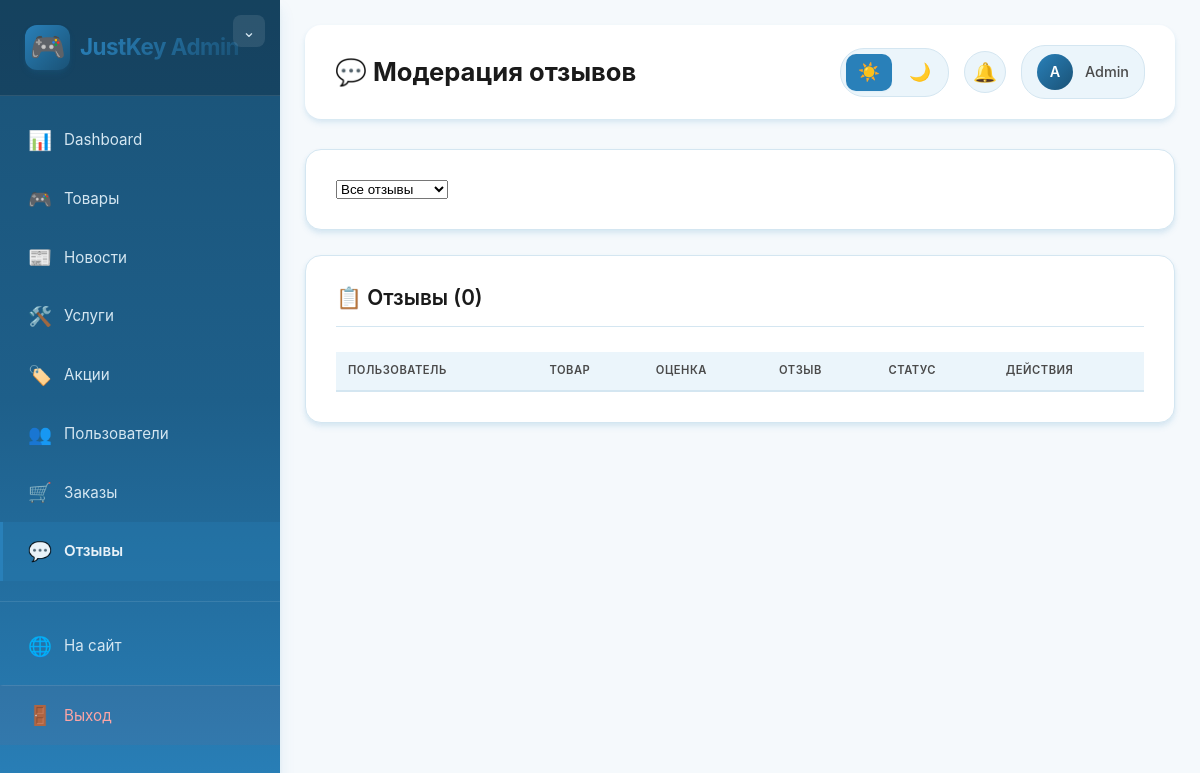
The page /admin/reviews.php (signed in) on the database as committed earlier.
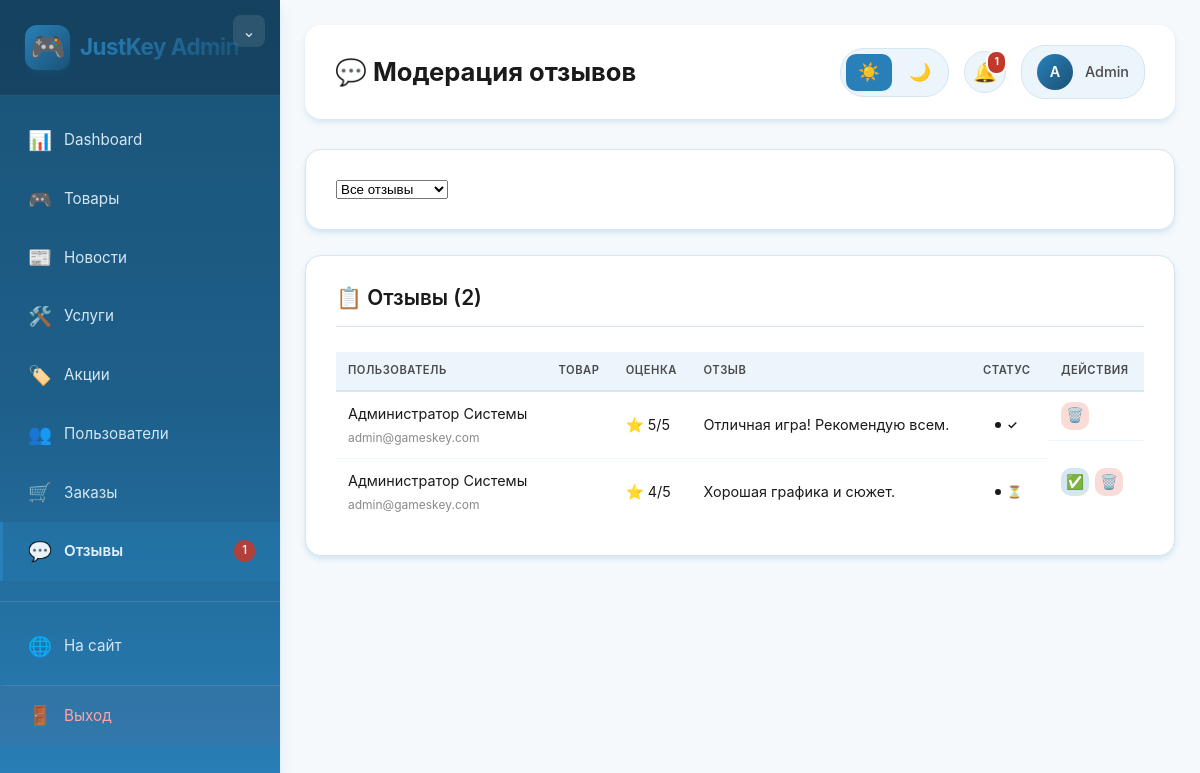
The same page on the database as committed later.
### tables this page shows
CREATE TABLE reviews (
    id INT AUTO_INCREMENT PRIMARY KEY,
    product_id INT NOT NULL,
    user_id INT NOT NULL,
    rating INT NOT NULL CHECK (rating >= 1 AND rating <= 5),
    comment TEXT NOT NULL,
    is_approved BOOLEAN DEFAULT FALSE,
    created_at TIMESTAMP DEFAULT CURRENT_TIMESTAMP,
    FOREIGN KEY (product_id) REFERENCES products(id) ON DELETE CASCADE,
    FOREIGN KEY (user_id) REFERENCES users(id) ON DELETE CASCADE,
    UNIQUE KEY unique_user_product_review (product_id, user_id)
);

CREATE TABLE users (
    id INT AUTO_INCREMENT PRIMARY KEY,
    email VARCHAR(255) UNIQUE NOT NULL,
    login VARCHAR(100) UNIQUE NOT NULL,
    password VARCHAR(255) NOT NULL,
    full_name VARCHAR(255) NOT NULL,
    nickname VARCHAR(100) UNIQUE NOT NULL,
    birth_date DATE NOT NULL,
    gender ENUM('male', 'female', 'other') NOT NULL,
    avatar VARCHAR(255) DEFAULT 'default-avatar.png',
    role ENUM('user', 'admin') DEFAULT 'user',
    created_at TIMESTAMP DEFAULT CURRENT_TIMESTAMP,
    last_login TIMESTAMP NULL,
    is_active BOOLEAN DEFAULT TRUE
);

### admin/reviews.php (the view, shortened to what the changed rows need)
<?php
require_once '../config.php';
$sql = "SELECT r.*, u.email, u.full_name, u.nickname, COALESCE(p.name, 'Товар удален') as product_name FROM reviews r
        JOIN users u ON r.user_id = u.id
        LEFT JOIN products p ON r.product_id = p.id
        WHERE 1";
$sql .= " ORDER BY r.created_at DESC";
$stmt = $pdo->query($sql);
$reviews = $stmt->fetchAll();
?>
<!DOCTYPE html>
<html lang="ru">
<head>
    <link rel="stylesheet" href="../style.css">
    <link rel="stylesheet" href="admin-style.css">
</head>
<body class="admin-body">
    <div class="admin-container">
        <?php include 'includes/sidebar.php'; ?>
        <main class="admin-main">
            <header class="admin-header">
                <h1>💬 Модерация отзывов</h1>
                <?php include 'includes/theme-toggle.php'; ?>
            </header>
            <div class="admin-form">
                <h2>📋 Отзывы (<?= count($reviews) ?>)</h2>
                <table class="admin-table admin-table-compact">
                    <thead>
                        <tr>
                            <th>Пользователь</th>
                            <th>Товар</th>
                            <th>Оценка</th>
                            <th>Отзыв</th>
                            <th>Статус</th>
                            <th>Действия</th>
                        </tr>
                    </thead>
                    <tbody>
                        <?php foreach ($reviews as $review): ?>
                        <tr>
                            <td>
                                <?= htmlspecialchars($review['full_name'] ?? $review['nickname'] ?? $review['email'] ?? 'Клиент') ?><br>
                                <small style="color:var(--text-muted);font-size:0.75rem;"><?= htmlspecialchars($review['email'] ?? '-') ?></small>
                            </td>
                            <td><?= htmlspecialchars($review['product_name'] ?? 'Удален') ?></td>
                            <td>⭐ <?= $review['rating'] ?>/5</td>
                            <td><?= htmlspecialchars(mb_substr($review['comment'], 0, 80)) ?><?= mb_strlen($review['comment']) > 80 ? '...' : '' ?></td>
                            <td>
                                <?php $isApproved = isset($review['is_approved']) && $review['is_approved'] == 1; ?>
                                <span class="status-badge status-badge-<?= $isApproved ? 'active' : 'inactive' ?>">
                                    <?= $isApproved ? '✓' : '⏳' ?>
                                </span>
                            </td>
                            <td class="actions actions-compact">
                                <?php if (!$isApproved): ?>
                                    <form method="POST" style="display:inline;">
                                        <button type="submit" class="btn-icon btn-edit" title="Одобрить">✅</button>
                                    </form>
                                <?php endif; ?>
                                <form method="POST" style="display:inline;" onsubmit="return confirm('Удалить отзыв?')">
                                    <button type="submit" class="btn-icon btn-delete" title="Удалить">🗑️</button>
                                </form>
                            </td>
                        </tr>
                        <?php endforeach; ?>
                    </tbody>
                </table>
            </div>
        </main>
    </div>
</body>
</html>

### admin/includes/sidebar.php (shortened to what the changed rows need)
<nav class="admin-sidebar" id="sidebar">
    <div class="admin-logo">
        <h2><span class="logo-icon">🎮</span> <span class="logo-text">JustKey Admin</span></h2>
    </div>
    <ul class="admin-menu">
        <li>
            <a href="reviews.php" class="<?= basename($_SERVER['PHP_SELF']) == 'reviews.php' ? 'active' : '' ?>">
                <span class="menu-icon">💬</span>
                Отзывы
                <?php
                try {
                    $pending_stmt = $pdo->query("SELECT COUNT(*) as count FROM reviews WHERE is_approved = 0");
                    $pending_count = $pending_stmt->fetch()['count'];
                    if ($pending_count > 0) {
                        echo '<span class="badge">' . $pending_count . '</span>';
                    }
                } catch(Exception $e) {}
                ?>
            </a>
        </li>
    </ul>
</nav>

### admin/includes/theme-toggle.php (shortened to what the changed rows need)
<div class="admin-header-actions">
    <div class="notifications-panel">
        <div class="notification-bell" id="notificationBell" title="Уведомления" style="cursor: pointer; position: relative;">
            <span class="bell-icon">🔔</span>
            <?php
            try {
                $pending_reviews = $pdo->query("SELECT COUNT(*) as count FROM reviews WHERE is_approved = 0")->fetch()['count'];
                $pending_orders = $pdo->query("SELECT COUNT(*) as count FROM orders WHERE status = 'pending'")->fetch()['count'];
                $total_notifications = $pending_reviews + $pending_orders;
                if ($total_notifications > 0) {
                    echo '<span class="notification-badge">' . min($total_notifications, 99) . '</span>';
                }
            } catch(Exception $e) {}
            ?>
        </div>
    </div>
</div>

Rows that differ between the two databases and show on the page:
added reviews: user.full_name "Администратор Системы", user.email "admin@gameskey.com", rating "5", comment "Отличная игра! Рекомендую всем."
added reviews: user.full_name "Администратор Системы", user.email "admin@gameskey.com", rating "4", comment "Хорошая графика и сюжет."
Other text that changed with them:
$pending_count: (not shown) → "1"
min($total_notifications, 99): (not shown) → "1"
count($reviews): "0" → "2"
